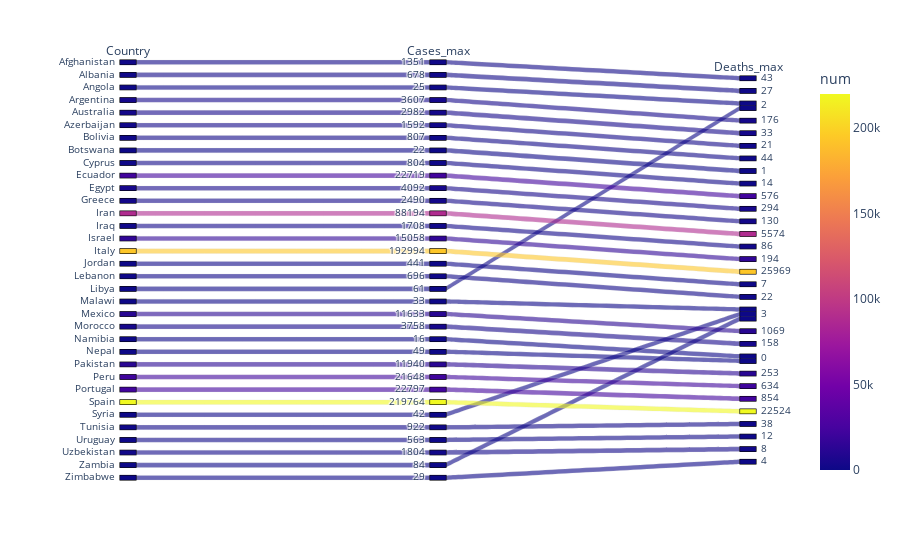

This figure's notebook cell:
### Markdown cell above
En la siguiente gráfica del grupo B observamos que Italia presenta 25 969 muertes y España, quien ya observamos que presenta una pendiente pronunciada en los casos confirmado, tiene 22 524 muertes. Este último país presenta un número menor de muertes comparado con el de Italia a pesar de que tiene un mayor número de casos confirmados. Es por ello que en la Scatter se observa a España desplazado ligeramente hacia la izquierda de Italia.

### Code cell
fig1 = px.parallel_categories(groups_B, dimensions = cov_a, color = 'num')
fig2 = px.scatter(groups_B, x='Deaths_max', y='Cases_max', color='Country')
fig1.show()
fig2.show()

### Figure 1 — Plotly figure (JSON) as saved in the notebook; plotly's stock layout.template omitted (floating-point values rounded to 4 significant figures)
{"data": [{"dimensions": [{"label": "Country", "values": ["Afghanistan", "Albania", "Angola", "Argentina", "Australia", "Azerbaijan", "Bolivia", "Botswana", "Cyprus", "Ecuador", "Egypt", "Greece", "Iran", "Iraq", "Israel", "Italy", "Jordan", "Lebanon", "Libya", "Malawi", "Mexico", "Morocco", "Namibia", "Nepal", "Pakistan", "Peru", "Portugal", "Spain", "Syria", "Tunisia", "Uruguay", "Uzbekistan", "Zambia", "Zimbabwe"]}, {"label": "Cases_max", "values": [1351, 678, 25, 3607, 2982, 1592, 807, 22, 804, 22719, 4092, 2490, 88194, 1708, 15058, 192994, 441, 696, 61, 33, 11633, 3758, 16, 49, 11940, 21648, 22797, 219764, 42, 922, 563, 1804, 84, 29]}, {"label": "Deaths_max", "values": [43, 27, 2, 176, 33, 21, 44, 1, 14, 576, 294, 130, 5574, 86, 194, 25969, 7, 22, 2, 3, 1069, 158, 0, 0, 253, 634, 854, 22524, 3, 38, 12, 8, 3, 4]}], "domain": {"x": [0, 1], "y": [0, 1]}, "line": {"color": [1351, 678, 25, 3607, 2982, 1592, 807, 22, 804, 22719, 4092, 2490, 88194, 1708, 15058, 192994, 441, 696, 61, 33, 11633, 3758, 16, 49, 11940, 21648, 22797, 219764, 42, 922, 563, 1804, 84, 29], "coloraxis": "coloraxis"}, "name": "", "type": "parcats"}], "layout": {"coloraxis": {"colorbar": {"title": {"text": "num"}}, "colorscale": [[0, "#0d0887"], [0.1111, "#46039f"], [0.2222, "#7201a8"], [0.3333, "#9c179e"], [0.4444, "#bd3786"], [0.5556, "#d8576b"], [0.6667, "#ed7953"], [0.7778, "#fb9f3a"], [0.8889, "#fdca26"], [1, "#f0f921"]]}, "legend": {"tracegroupgap": 0}, "margin": {"t": 60}}}
